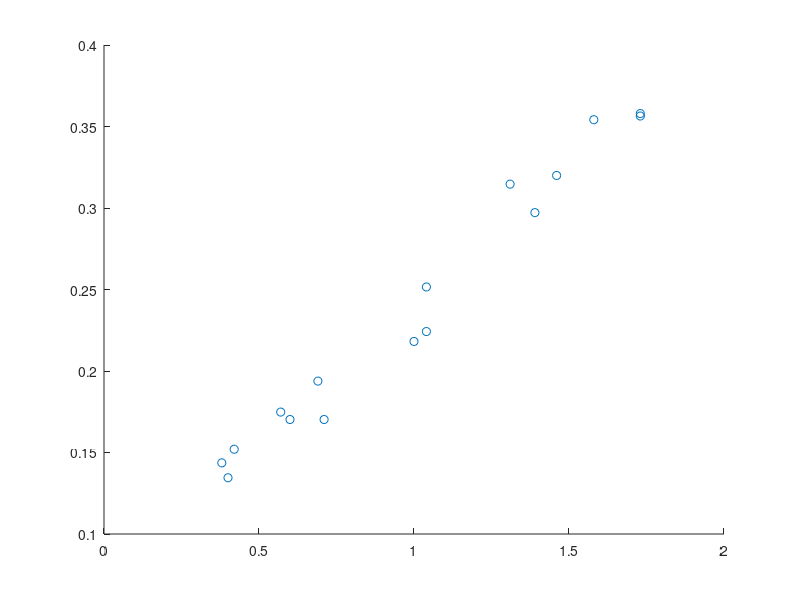

Reproduce this figure in MATLAB. (Note: this script raises an error after producing the figure.)
NA = 6.02e23; %Avogardo number
%mass of ribosome 
MR = 2.7e6*1.66e-24; %unit is g because 2.7 MDa , 1 Da = 1.66e-24 g
%https://pubmed.ncbi.nlm.nih.gov/16753153/
%https://bionumbers.hms.harvard.edu/bionumber.aspx?s=n&v=10&id=100118
% NR = 7336; % #aa/ribosome
%extended mass of ribosome table S1 of 10.1111/febs.13258
NR = 12307;  % #aa/ribosome 
NP = 300; % #aa/protein http://book.bionumbers.org/how-big-is-the-average-protein/
ksynmax = 22*3600; %synthesis speed #aa/(h.ribosome)
maa = 110*1.66e-24; % g = 110 Da %average mass of amino acid
%www.pnas.org/cgi/doi/10.1073/pnas.1421138111 
rho = 7.4e8; %aa/um^3  calculated from SI of Inflating bacterial cell
Ap = 14e-6; %um^2 surface area of transpoter SI of https://www.ncbi.nlm.nih.gov/pmc/articles/PMC2799844/
%http://ccdb.wishartlab.com/cgi-bin/STAT_NEW.cgi
vR = 3.4e6*1e-12; %um^3 volume of ribosome
Pr = 2.5; %nm %average radius of protein 
vP = 4/3*3.14*(Pr*1e-3)^3; %um^3 volume of protein 
vaa = 120e-12; %um^3 volume of amino acid http://www.imgt.org/IMGTeducation/Aide-memoire/_UK/aminoacids/abbreviation.html#refs

mtRNA = 25000; %Da https://bionumbers.hms.harvard.edu/bionumber.aspx?s=n&v=5&id=101177
mEFTu = 43000; %Da 
mGTP = 519; %Da
%mass of ternary complex 
mT3 = (mtRNA + mEFTu+mGTP+110)/110; %aa where maa = 110 Da
NT3 = 624; %aa 
%RNA + protein account for 70% of cell dry weight
RPpercent = 0.7;
% http://book.bionumbers.org/what-is-the-macromolecular-composition-of-the-cell/#:~:text=Protein%20is%20evaluated%20at%20%E2%89%88,metabolites%2C%20ions%20etc.).
%https://link.springer.com/article/10.1007/BF02578899#:~:text=The%20amount%20of%20ATP%20required%20for%20the%20formation%20of%20microbial,under%20various%20conditions%20was%20calculated.&text=The%20results%20of%20the%20calculations,CoA%20is%20formed%20from%20glucose.

%dry weight = 1/3 wet weight
dwconv = 0.33; 
% http://book.bionumbers.org/what-is-the-macromolecular-composition-of-the-cell/#:~:text=Protein%20is%20evaluated%20at%20%E2%89%88,metabolites%2C%20ions%20etc.).
% 10.1128/AEM.48.4.755-757.1984

NT = 400; %aa https://www.sciencedirect.com/science/article/pii/B0124437109005299
KaT = 3.9; % uM M-M constant for ternary complexes

nATP = 1e19; % 1 J = 1e19 ATP molecules
%http://book.bionumbers.org/how-much-energy-is-released-in-atp-hydrolysis/
%https://www.ncbi.nlm.nih.gov/books/NBK7919/

nconv = 6; %6 ATP needed for aa incorporation into peptide chain
%www.pnas.org/cgi/doi/10.1073/pnas.1421138111 

%10.15252/msb.20209478 
%dry mass
mdry = 509 ; %ug/(mL*OD600)
%number of cell
ncell = 1e9; %CFU/(mL*OD600)
%--> dry weight per cell
dwpercell = mdry/ncell ; %ug/CFU = ugDW/cell
%maintenance flux under starvation 
Jmtn_starve = 0.5*1e-15*6.02e23*15; % glycerol/day/cell which is converted from 0.5 fmol glycerol/(day*CFU)
%1 glycerol = 15 ATP 

%https://doi.org/10.1016/S0021-9258(18)94507-2
% wet weight
mwet = 0.89*1e-9; %mg/cell because 0.89 mg = 10^9 cell
% dry weight
dwpercell_2 = mwet*dwconv; %mg/cell

(dwpercell_2*1e-3)/(dwpercell*1e-6) %check ratio
%average dry weight per cell for E coli = 2.9e-13 g 
%SI 2 or 3 (tab soluable pool) of https://www.embopress.org/doi/full/10.1038/msb4100155
%meanwhile the dry weight details depending on growth rate is here
%http://book.bionumbers.org/how-big-is-an-e-coli-cell-and-what-is-its-mass/
%it varies from 150 fg (dbl time = 100 min) to 870 fg (dbl time = 24 min)

%maintenance flux under exp growth with aerobic glucose
%vary from 7.6 - 8.4 mmol ATP/gDW/h
%two references from 10.15252/msb.20209478 
%one of them is https://www.embopress.org/doi/full/10.1038/msb4100155
Jmtn_expgr = 8*1e-3*6.02e23/(1/(dwpercell*1e-6)) ; %ATP/h/cell
%vary within 8*1e-3*6.02e23/(1/(150e-15)) - 8*1e-3*6.02e23/(1/(870e-15))
% around 7e8 - 4.5e9 ATP/h/cell

%note that from https://www.embopress.org/doi/full/10.1038/msb4100155
%maintenance for non growth ~ 8.4 mmol ATP/gDW/h
%energy needed for growth ~ 60 mmol ATP/gDW/h = 22.87 for protein synthesis + 36.9 for other
% --> synthesis accounts for ~ 40% energy for growth
% --> maintenance = 0.14 energy for growth = 0.12 total energy
%note that energy required to maintain electrochemical gradient ~ 51% total energy
%https://openwetware.org/wiki/BioNumber_Of_The_Month

%1st growth law data - table S1 in SI of 10.1126/science.1192588
%growth rate (1/h) - Hwa
glawdataH(:,1) = [0.4;0.57;0.71;1;1.31;1.58];
%R-protein fraction mass fraction - Hwa 
glawdataH(:,2) = 0.76*[0.177;0.230;0.224;0.287;0.414;0.466];
%growth rate (1/h) - Forchhammer & Lindahl
glawdataF(:,1) = [0.38;0.6;1.04;1.46;1.73];
%R-protein fraction mass fraction - Forchhammer & Lindahl 
glawdataF(:,2) = 0.76*[0.189;0.224;0.295;0.421;0.469];
%growth rate (1/h) - Forchhammer & Lindahl
glawdataB(:,1) = [0.42;0.69;1.04;1.39;1.73];
%R-protein fraction mass fraction - Bremer & Dennis 2009
glawdataB(:,2) = 0.76*[0.2;0.255;0.331;0.391;0.471];

glawdata = vertcat(glawdataH,glawdataF,glawdataB);

scatter(glawdata(:,1),glawdata(:,2))        

load('data_Dai')  %10.1038/nmicrobiol.2016.231
%1st col: growth rate (1/h)
%2nd col: peptide synthesis speed (1/s)

load('Liudata')
%from https://doi.org/10.1038/s41564-020-0717-x
%1st col: growth rate (1/h)
%2nd col: (R+P)/cell (pg)
%3rd col: dry mass/cell (pg)

rhoLiu = 0.29; %pg/um^3
%find slope of dry mass vs growth rate 
id = find(isnan(Liudata(:,3)) ~= 1);
hfit = fit(Liudata(id,1),Liudata(id,2)*1e-12/maa,'poly1')

figure
scatter(Liudata(:,1),Liudata(:,2)*1e-12/maa,'filled')
xlabel('Growth rate (1/h)')
ylabel('R+P per cell (aa)')
xlim([0 2])
ylim([5e8 6e9])

figure
scatter(Liudata(:,1),Liudata(:,2),'filled')
xlabel('Growth rate (1/h)')
ylabel('R+P per cell (pg)')
xlim([0 2])

id = find(isnan(Liudata(:,3)) ~= 1);
gfit = fit(Liudata(id,3),Liudata(id,2),'poly1');
figure
scatter(Liudata(:,3),Liudata(:,2),'filled')
hold on
plot(0:0.1:1.5,0.73*(0:0.1:1.5)+0.02)
xlabel('Dry mass per cell (pg)')
ylabel('R+P per cell (pg)')

%cell dry mass in Bremmer and Dennis  10.1128/ecosal.5.2.3
Mpercell = [226 374 555 774 921 1023]'/1e9; %ugDW 
Mpercell = Mpercell*1e-6/maa;
gr = [0.6 1 1.5 2 2.5 3]*log(2); %growth rate 1/h

figure
scatter(gr,Mpercell*0.7,'sq','filled') %because R+P = 0.7 cell dry mass
hold on
scatter(Liudata(:,1),Liudata(:,2)*1e-12/maa,'filled')
plot(0:0.1:2,2e8 + 1.65e9*(0:0.1:2))  %the trend used in growth_HB.m


